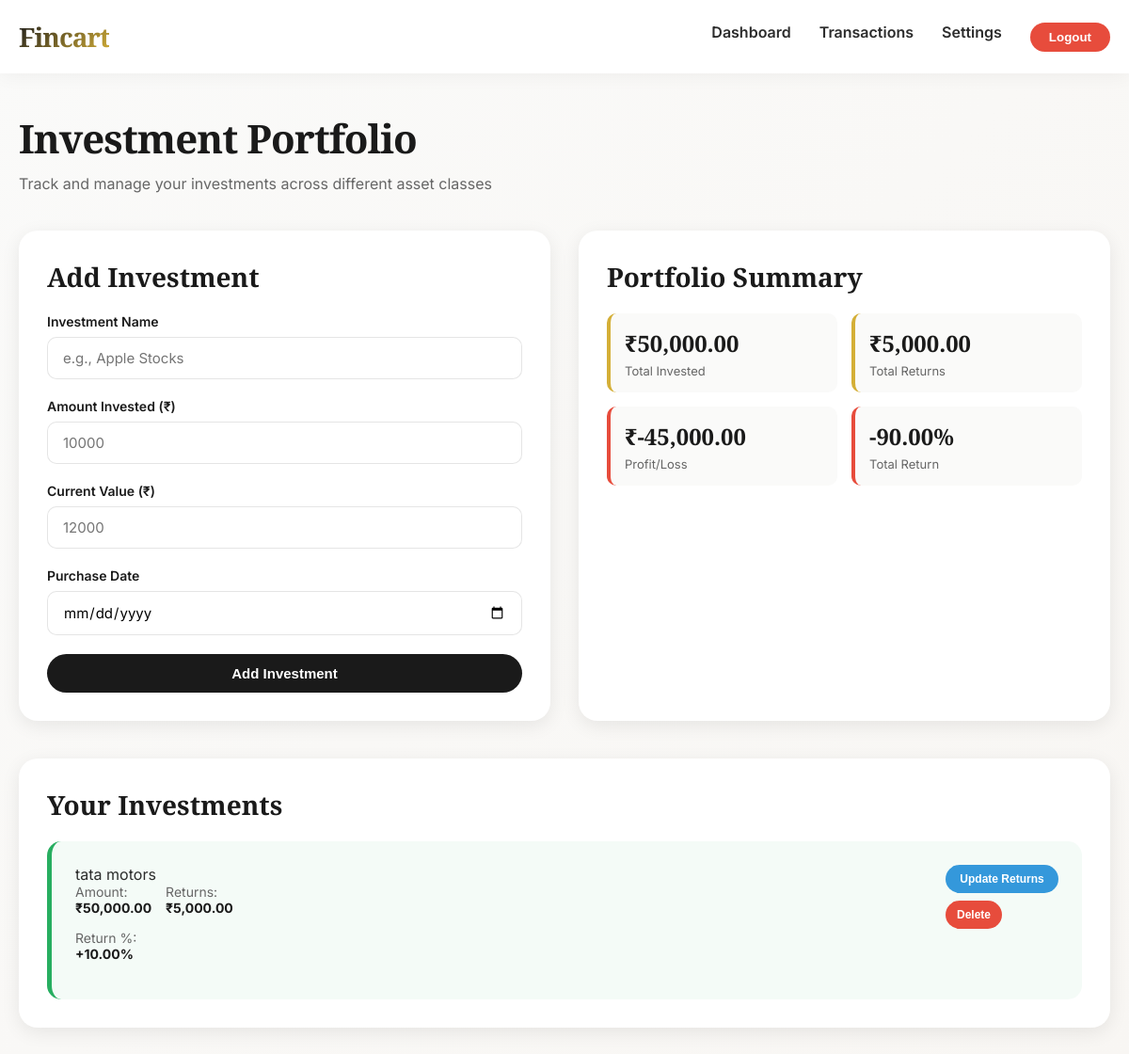
/investments.php (signed in), run on the app's committed database.
### tables this page shows
CREATE TABLE IF NOT EXISTS `investments` (
  `id` int NOT NULL AUTO_INCREMENT,
  `user_id` int NOT NULL,
  `name` varchar(100) DEFAULT NULL,
  `amount` decimal(15,2) DEFAULT NULL,
  `returns` decimal(15,2) DEFAULT NULL,
  `type` varchar(50) DEFAULT NULL,
  `created_at` timestamp NULL DEFAULT CURRENT_TIMESTAMP,
  PRIMARY KEY (`id`),
  KEY `user_id` (`user_id`),
  CONSTRAINT `fk_investments_user` FOREIGN KEY (`user_id`) REFERENCES `users` (`id`) ON DELETE CASCADE
);

### investments.php (the view, shortened to what this page needs)
<?php
include "db.php";
$user_id = $_SESSION['user_id'];
$investments_sql = "SELECT * FROM investments WHERE user_id = ? ORDER BY created_at DESC";
$investments_stmt = $conn->prepare($investments_sql);
$investments_stmt->bind_param("i", $user_id);
$investments_stmt->execute();
$investments_result = $investments_stmt->get_result();
$investments = [];
while ($row = $investments_result->fetch_assoc()) {
    $row['profit_loss'] = $row['returns'];
    $row['return_percentage'] = ($row['returns'] / $row['amount']) * 100;
    $investments[] = $row;
}
$total_invested = array_sum(array_column($investments, 'amount'));
$total_returns = array_sum(array_column($investments, 'returns'));
$total_profit_loss = $total_returns - $total_invested;
$total_return = $total_invested > 0 ? ($total_profit_loss / $total_invested) * 100 : 0;
?>
<!DOCTYPE html>
<html lang="en">
<head>
</head>
<body>
    <header>
        <div class="header-container">
            <div class="logo">
                <h1>Fincart</h1>
            </div>
            <div class="nav-links">
                <a href="dashboard.php" class="nav-link">Dashboard</a>
                <a href="transactions.php" class="nav-link">Transactions</a>
                <a href="profile.php" class="nav-link">Settings</a>
                <form method="POST" action="logout.php" style="display: inline;">
                    <button type="submit" class="logout-btn">Logout</button>
                </form>
            </div>
        </div>
    </header>
    <div class="container">
        <div class="page-header">
            <h1>Investment Portfolio</h1>
            <p>Track and manage your investments across different asset classes</p>
        </div>
        <div class="content-grid">
            <div class="card">
                <h2>Add Investment</h2>
                <form method="POST">
                    <div class="form-group">
                        <label for="investment_name">Investment Name</label>
                        <input type="text" id="investment_name" name="investment_name" placeholder="e.g., Apple Stocks" required>
                    </div>
                    <div class="form-group">
                        <label for="investment_amount">Amount Invested (₹)</label>
                        <input type="number" id="investment_amount" name="investment_amount" step="0.01" min="0" placeholder="10000" required>
                    </div>
                    <div class="form-group">
                        <label for="current_value">Current Value (₹)</label>
                        <input type="number" id="current_value" name="current_value" step="0.01" min="0" placeholder="12000" required>
                    </div>
                    <div class="form-group">
                        <label for="buy_date">Purchase Date</label>
                        <input type="date" id="buy_date" name="buy_date" required>
                    </div>
                    <button type="submit" class="btn btn-primary">Add Investment</button>
                </form>
            </div>
            <div class="card">
                <h2>Portfolio Summary</h2>
                <div class="summary-grid">
                    <div class="summary-stat">
                        <div class="summary-stat-value">₹<?php echo number_format($total_invested, 2); ?></div>
                        <div class="summary-stat-label">Total Invested</div>
                    </div>
                    <div class="summary-stat">
                        <div class="summary-stat-value">₹<?php echo number_format($total_returns, 2); ?></div>
                        <div class="summary-stat-label">Total Returns</div>
                    </div>
                    <div class="summary-stat <?php echo $total_profit_loss >= 0 ? 'positive' : 'negative'; ?>">
                        <div class="summary-stat-value"><?php echo ($total_profit_loss >= 0 ? '+' : ''); ?>₹<?php echo number_format($total_profit_loss, 2); ?></div>
                        <div class="summary-stat-label">Profit/Loss</div>
                    </div>
                    <div class="summary-stat <?php echo $total_return >= 0 ? 'positive' : 'negative'; ?>">
                        <div class="summary-stat-value"><?php echo ($total_return >= 0 ? '+' : ''); ?><?php echo number_format($total_return, 2); ?>%</div>
                        <div class="summary-stat-label">Total Return</div>
                    </div>
                </div>
            </div>
        </div>
        <?php if (count($investments) > 0): ?>
            <div class="card">
                <h2>Your Investments</h2>
                <div class="investments-list">
                    <?php foreach ($investments as $investment): ?>
                        <div class="investment-item <?php echo $investment['profit_loss'] >= 0 ? 'positive' : 'negative'; ?>">
                            <div class="investment-inf⭐>
                                <h3 class="investment-name"><?php echo htmlspecialchars($investment['name']); ?></h3>
                                <div class="investment-details">
                                    <div class="detail-item">
                                        Amount: <span class="detail-value">₹<?php echo number_format($investment['amount'], 2); ?></span>
                                    </div>
                                    <div class="detail-item">
                                        Returns: <span class="detail-value">₹<?php echo number_format($investment['returns'], 2); ?></span>
                                    </div>
                                    <div class="detail-item">
                                        Return %: <span class="detail-value <?php echo $investment['return_percentage'] >= 0 ? 'style="color: var(--success);"' : 'style="color: var(--danger);"'; ?>">
                                            <?php echo ($investment['return_percentage'] >= 0 ? '+' : ''); ?><?php echo number_format($investment['return_percentage'], 2); ?>%
                                        </span>
                                    </div>
                                </div>
                            </div>
                            <div class="investment-actions">
                                <button class="btn-action btn-update" onclick="openUpdateModal(<?php echo $investment['id']; ?>, <?php echo $investment['returns']; ?>)">Update Returns</button>
                                <form method="POST" style="display: inline;" onsubmit="return confirm('Delete this investment?');">
                                    <button type="submit" class="btn-action btn-delete">Delete</button>
                                </form>
                            </div>
                        </div>
                    <?php endforeach; ?>
                </div>
            </div>
        <?php endif; ?>
    </div>
</body>
</html>

### investments.php (style rules this page uses)
* { margin: 0; padding: 0; box-sizing: border-box; }
:root { --primary: #1a1a1a; --secondary: #f8f6f3; --accent: #d4af37; --text-dark: #2c2c2c; --text-light: #666; --white: #ffffff; --off-white: #fafaf9; --success: #27ae60; --danger: #e74c3c; --warning: #f39c12; --info: #3498db; }
body { font-family: 'Inter', sans-serif; background: linear-gradient(135deg, var(--off-white) 0%, var(--secondary) 100%); color: var(--text-dark); min-height: 100vh; }
header { position: sticky; top: 0; background: rgba(255, 255, 255, 0.95); backdrop-filter: blur(10px); box-shadow: 0 2px 20px rgba(0, 0, 0, 0.05); z-index: 1000; padding: 20px 0; }
.header-container { max-width: 1200px; margin: 0 auto; padding: 0 20px; display: flex; justify-content: space-between; align-items: center; }
.logo h1 { font-family: 'Playfair Display', serif; font-size: 28px; font-weight: 700; background: linear-gradient(135deg, var(--primary) 0%, var(--accent) 100%); -webkit-background-clip: text; -webkit-text-fill-color: transparent; background-clip: text; letter-spacing: -1px; }
.nav-links { display: flex; gap: 30px; }
.nav-link { color: var(--text-dark); text-decoration: none; font-weight: 600; transition: all 0.3s ease; }
.logout-btn { padding: 8px 20px; background: var(--danger); color: var(--white); border: none; border-radius: 20px; cursor: pointer; font-weight: 600; transition: all 0.3s ease; }
.container { max-width: 1200px; margin: 0 auto; padding: 40px 20px; }
.page-header { margin-bottom: 40px; }
.page-header h1 { font-family: 'Playfair Display', serif; font-size: 42px; color: var(--primary); margin-bottom: 10px; letter-spacing: -1px; }
.page-header p { color: var(--text-light); font-size: 16px; }
.content-grid { display: grid; grid-template-columns: 1fr 1fr; gap: 30px; margin-bottom: 40px; }
.card { background: var(--white); padding: 30px; border-radius: 20px; box-shadow: 0 5px 20px rgba(0, 0, 0, 0.08); }
.card h2 { font-family: 'Playfair Display', serif; font-size: 28px; color: var(--primary); margin-bottom: 20px; }
.form-group { margin-bottom: 20px; }
label { display: block; font-weight: 600; color: var(--primary); margin-bottom: 8px; font-size: 14px; }
input[type="text"], input[type="number"], input[type="date"], select { width: 100%; padding: 12px 16px; border: 1px solid rgba(0, 0, 0, 0.1); border-radius: 10px; font-size: 15px; font-family: 'Inter', sans-serif; transition: all 0.3s ease; }
.btn { width: 100%; padding: 12px 20px; border: none; border-radius: 50px; cursor: pointer; font-weight: 600; font-size: 15px; transition: all 0.3s ease; }
.btn-primary { background: var(--primary); color: var(--white); }
.summary-grid { display: grid; grid-template-columns: repeat(2, 1fr); gap: 15px; margin-bottom: 20px; }
.summary-stat { background: var(--off-white); padding: 15px; border-radius: 10px; border-left: 4px solid var(--accent); }
.summary-stat.negative { border-left-color: var(--danger); }
.summary-stat-value { font-family: 'Playfair Display', serif; font-size: 24px; font-weight: 700; color: var(--primary); }
.summary-stat-label { font-size: 13px; color: var(--text-light); margin-top: 5px; }
.investments-list { display: grid; gap: 20px; }
.investment-item { background: var(--off-white); padding: 25px; border-radius: 15px; border-left: 5px solid var(--accent); display: flex; justify-content: space-between; align-items: start; }
.investment-item.positive { border-left-color: var(--success); background: rgba(39, 174, 96, 0.05); }
.investment-details { display: grid; grid-template-columns: repeat(2, 1fr); gap: 15px; font-size: 14px; margin-bottom: 15px; }
.detail-item { color: var(--text-light); }
.detail-value { font-weight: 700; color: var(--primary); display: block; }
.investment-actions { display: flex; gap: 8px; flex-direction: column; width: 120px; }
.btn-action { padding: 8px 12px; border: none; border-radius: 20px; cursor: pointer; font-weight: 600; font-size: 12px; transition: all 0.3s ease; }
.btn-update { background: var(--info); color: var(--white); }
.btn-delete { background: var(--danger); color: var(--white); }

### data on the page
investments: name "tata motors", amount "50,000.00", returns "5,000.00", return_percentage "10.00"

### other printed values
$total_invested "50,000.00"
$total_returns "5,000.00"
$total_profit_loss "-45,000.00"
$total_return "-90.00"
